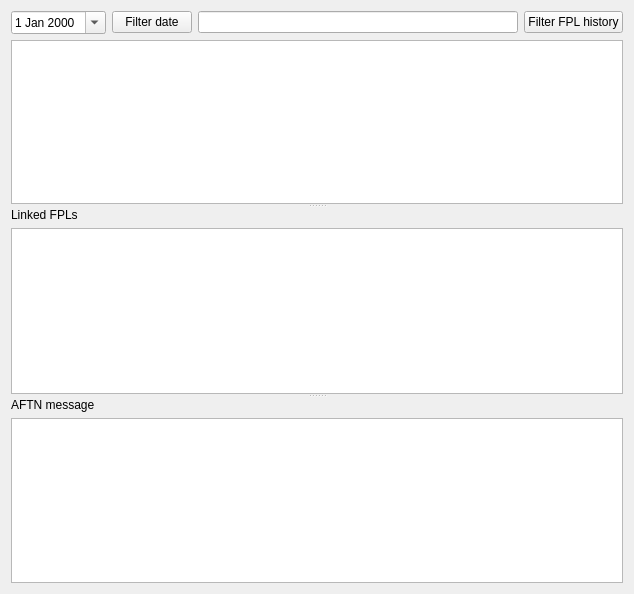
<?xml version="1.0" encoding="UTF-8"?>
<ui version="4.0">
 <class>FplHistoryBrowser</class>
 <widget class="QWidget" name="FplHistoryBrowser">
  <property name="geometry">
   <rect>
    <x>0</x>
    <y>0</y>
    <width>634</width>
    <height>594</height>
   </rect>
  </property>
  <property name="windowTitle">
   <string>FPL History List</string>
  </property>
  <layout class="QVBoxLayout" name="verticalLayout_3">
   <item>
    <widget class="QSplitter" name="splitter">
     <property name="orientation">
      <enum>Qt::Vertical</enum>
     </property>
     <property name="childrenCollapsible">
      <bool>false</bool>
     </property>
     <widget class="QWidget" name="layoutWidget">
      <layout class="QGridLayout" name="gridLayout">
       <item row="0" column="0">
        <widget class="QDateEdit" name="dateEdit">
         <property name="calendarPopup">
          <bool>true</bool>
         </property>
        </widget>
       </item>
       <item row="0" column="1">
        <widget class="QPushButton" name="dateFilterButton">
         <property name="text">
          <string>Filter date</string>
         </property>
         <property name="checkable">
          <bool>true</bool>
         </property>
        </widget>
       </item>
       <item row="0" column="2">
        <widget class="QLineEdit" name="filterEdit"/>
       </item>
       <item row="0" column="3">
        <widget class="QPushButton" name="filterButton">
         <property name="statusTip">
          <string>Filter FPLs by specified text</string>
         </property>
         <property name="whatsThis">
          <string>Filter FPLs by specified text</string>
         </property>
         <property name="text">
          <string>Filter FPL history</string>
         </property>
         <property name="checkable">
          <bool>true</bool>
         </property>
        </widget>
       </item>
       <item row="1" column="0" colspan="4">
        <widget class="QtSqlTableView" name="table">
         <property name="autoScroll">
          <bool>false</bool>
         </property>
         <property name="editTriggers">
          <set>QAbstractItemView::NoEditTriggers</set>
         </property>
         <property name="alternatingRowColors">
          <bool>true</bool>
         </property>
         <property name="selectionMode">
          <enum>QAbstractItemView::SingleSelection</enum>
         </property>
         <property name="selectionBehavior">
          <enum>QAbstractItemView::SelectRows</enum>
         </property>
         <property name="verticalScrollMode">
          <enum>QAbstractItemView::ScrollPerPixel</enum>
         </property>
        </widget>
       </item>
      </layout>
     </widget>
     <widget class="QWidget" name="layoutWidget1">
      <layout class="QVBoxLayout" name="verticalLayout">
       <item>
        <widget class="QLabel" name="label">
         <property name="text">
          <string>Linked FPLs</string>
         </property>
        </widget>
       </item>
       <item>
        <widget class="QtSqlTableView" name="secondTable">
         <property name="autoScroll">
          <bool>false</bool>
         </property>
         <property name="editTriggers">
          <set>QAbstractItemView::NoEditTriggers</set>
         </property>
         <property name="alternatingRowColors">
          <bool>true</bool>
         </property>
         <property name="selectionMode">
          <enum>QAbstractItemView::SingleSelection</enum>
         </property>
         <property name="selectionBehavior">
          <enum>QAbstractItemView::SelectRows</enum>
         </property>
         <property name="verticalScrollMode">
          <enum>QAbstractItemView::ScrollPerPixel</enum>
         </property>
        </widget>
       </item>
      </layout>
     </widget>
     <widget class="QWidget" name="layoutWidget2">
      <layout class="QVBoxLayout" name="verticalLayout_2">
       <item>
        <widget class="QLabel" name="label_2">
         <property name="text">
          <string>AFTN message</string>
         </property>
        </widget>
       </item>
       <item>
        <widget class="QTextBrowser" name="description"/>
       </item>
      </layout>
     </widget>
    </widget>
   </item>
  </layout>
 </widget>
 <customwidgets>
  <customwidget>
   <class>QtSqlTableView</class>
   <extends>QTableView</extends>
   <header>qtsqltableview.h</header>
  </customwidget>
 </customwidgets>
 <resources/>
 <connections/>
</ui>
